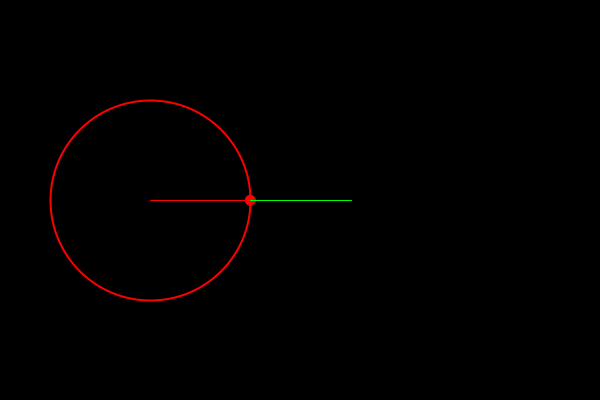
Frame 1 (no input)
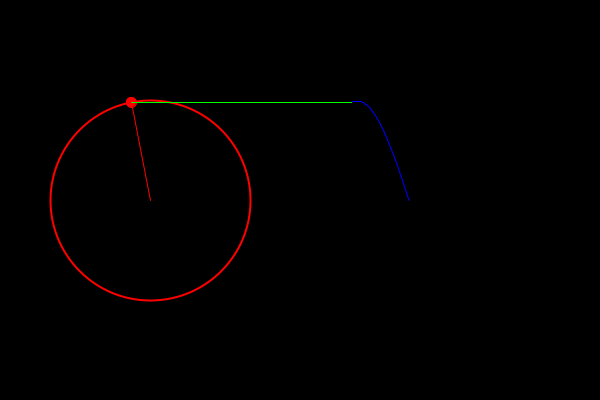
Frame 60 (the mouse pressed at the canvas centre just before this capture)
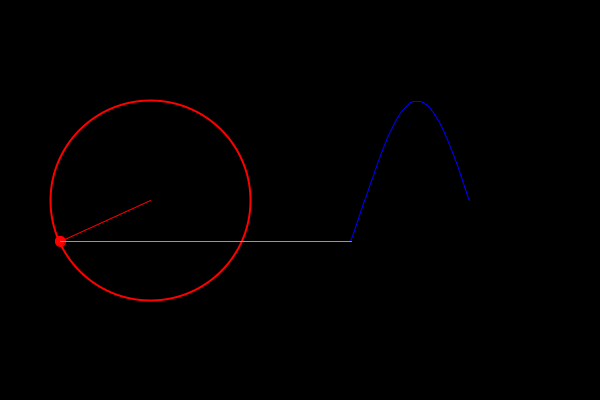
Frame 120 (the mouse held since frame 60 and released just before this capture)

The Processing sketch that drew these frames (run headless with seeded random() and noise(); from frame 60 on, the mouse is pressed at the canvas centre):

// Processing sketch: FunzioneSeno
// ── FunzioneSeno.pde
int r = 100;
float angle = 0;
ArrayList<Punto> wave;

void setup() {
  size(600, 400);
  wave = new ArrayList<Punto>();
}

void draw() {
  background(0);
  wave.add(new Punto());
  
  //Modifico il punto 0, 0 dello schermo 
  translate(150, 200);
  
  //Disegno la circonferenza
  stroke(255, 0, 0);
  strokeWeight(2);
  noFill();
  ellipse(0, 0, r * 2, r * 2);
  
  //Determino le coordinate del punto per ogni frame
  int x = (int)(r * cos(angle));
  int y = (int)(r * sin(angle));
  wave.get(wave.size() - 1).setY(y);
  
  //Disegno il punto sulla circonferenza
  stroke(255, 0, 0);
  strokeWeight(1);
  fill(255, 0, 0);
  ellipse(x, y, 10, 10);
  
  //Disegno una linea che vada dal centro della ciconferenza al centro del punto
  line(0, 0, x, y);
  
  //Disegno la sinusoide
  stroke(0, 0, 255);
  noFill();
  beginShape();
  for(int i = 0; i < wave.size(); i++) {
    vertex(wave.get(i).getX(), wave.get(i).getY());
  }
  endShape();
  
  for(int i = 0; i < wave.size(); i++) {
    wave.get(i).updateX();
  }
  
  stroke(0, 255, 0);
  line(x, y, wave.get(wave.size() - 1).getX(), wave.get(wave.size() - 1).getY());
  
  //Aggiorno il valore dell'angolo
  angle -= 0.03;
  
  for(int i = 0; i < wave.size(); i++) {
    if(wave.get(i).getX() >= width) wave.remove(i);
  }
}

// ── Punto.pde
class Punto {
    
  int x, y;
  
  Punto() {
    x = 200;
    y = 0;
  }
  
  int getX() {
    return this.x;
  }
  
  int getY() {
    return this.y;
  }
  
  void setY(int y) {
    this.y = y;
  }
  
  void updateX() {
    this.x++;
  }
}
